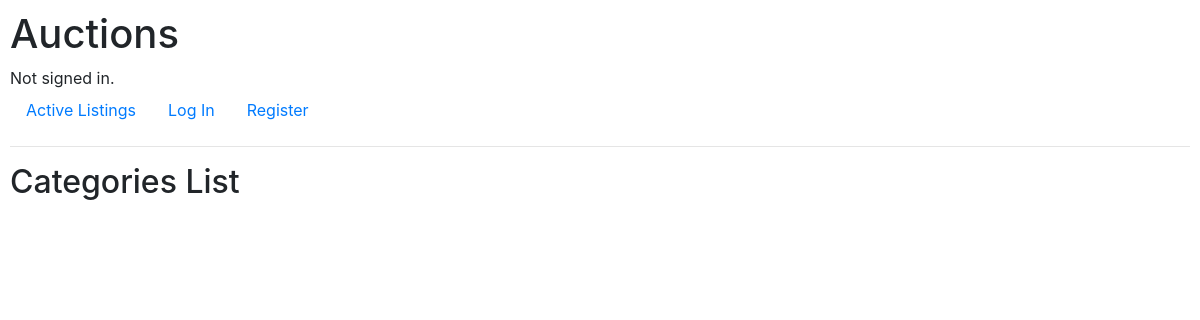
Page /categories on the earlier database version.
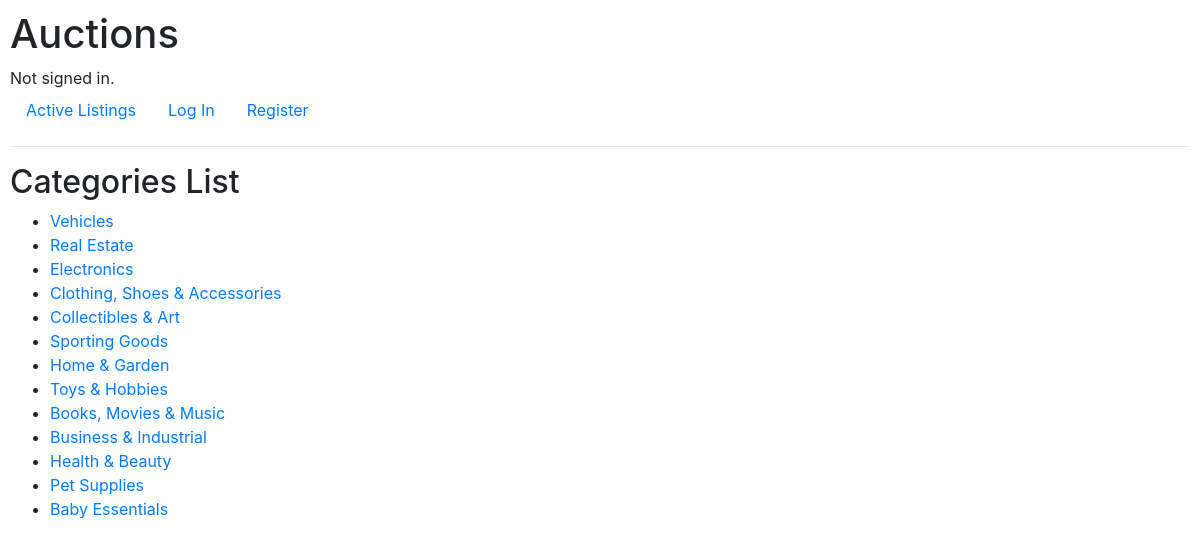
Same page on the later database version.
### auctions/models.py (models this page shows, shortened)
class Category(models.Model):
    class Meta:
        verbose_name_plural = "Categories"
    title = models.CharField(max_length=64)

### auctions/views.py (the view)
# urls.py: path("categories", views.category_list, name="categories"),
def category_list(request):
    list = Category.objects.all()
    return render(request, "auctions/categories.html", {
        "list": list
    })

### auctions/templates/auctions/categories.html
{% extends "auctions/layout.html" %}
{% block body %}
    <h2>Categories List</h2>
    <ul>
        {% for category in list %}
            <li><a href="{% url 'category_listings' category.id %}">{{ category.title }}</a></li>
        {% endfor %}
    </ul>
{% endblock %}

### auctions/templates/auctions/layout.html (shortened to what this page needs)
{% load static %}
<!DOCTYPE html>
<html lang="en">
    <head>
        <link rel="stylesheet" href="https://stackpath.bootstrapcdn.com/bootstrap/4.4.1/css/bootstrap.min.css">
        <link href="{% static 'auctions/styles.css' %}" rel="stylesheet">
        <link href="{% static 'auctions/styleindex.css' %}" rel="stylesheet">
    </head>
    <body>
        <h1>Auctions</h1>
        <div>
            {% if user.is_authenticated %}
                Signed in as <strong>{{ user.username }}</strong>.
            {% else %}
                Not signed in.
            {% endif %}
        </div>
        <ul class="nav">
            <li class="nav-item">
                <a class="nav-link" href="{% url 'index' %}">Active Listings</a>
            </li>
            {% if user.is_authenticated %}
                <li class="nav-item">
                    <a class="nav-link" href="{% url 'logout' %}">Log Out</a>
                </li>
            {% else %}
                <li class="nav-item">
                    <a class="nav-link" href="{% url 'login' %}">Log In</a>
                </li>
                <li class="nav-item">
                    <a class="nav-link" href="{% url 'register' %}">Register</a>
                </li>
            {% endif %}
        </ul>
        <hr>
        {% block body %}
        {% endblock %}
    </body>
</html>

### auctions/static/auctions/styles.css (style rules this page uses)
body { padding: 10px; }

Differences in the rows shown:
added Category: title "Vehicles"
added Category: title "Real Estate"
added Category: title "Electronics"
added Category: title "Clothing, Shoes & Accessories"
added Category: title "Collectibles & Art"
added Category: title "Sporting Goods"
added Category: title "Home & Garden"
added Category: title "Toys & Hobbies"
added Category: title "Books, Movies & Music"
added Category: title "Business & Industrial"
added Category: title "Health & Beauty"
added Category: title "Pet Supplies"
added Category: title "Baby Essentials"
